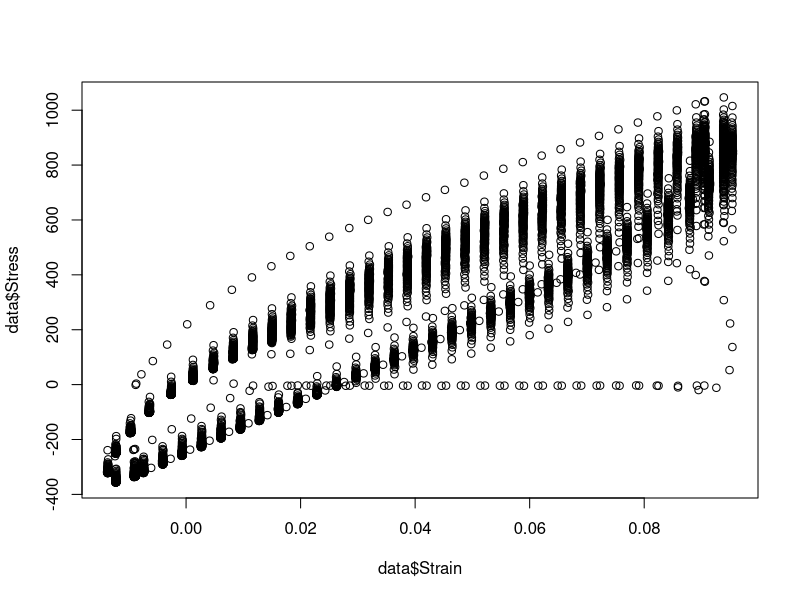
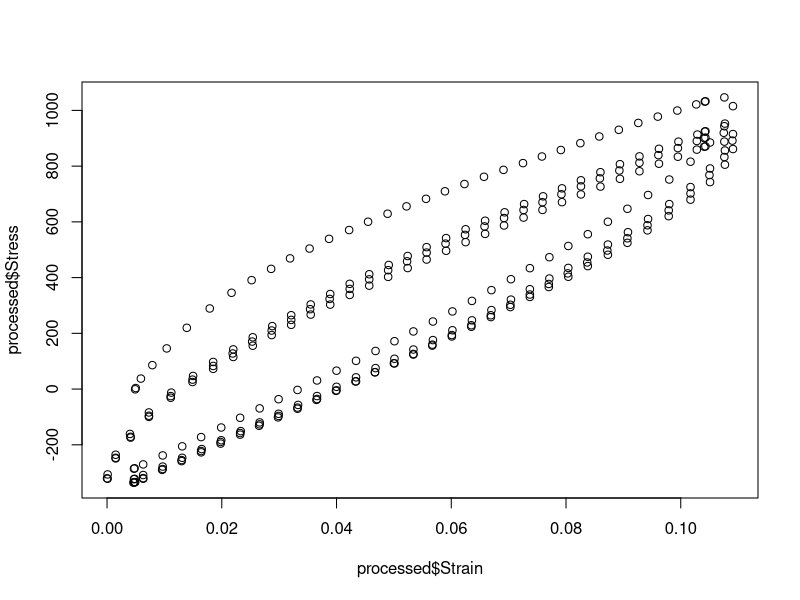
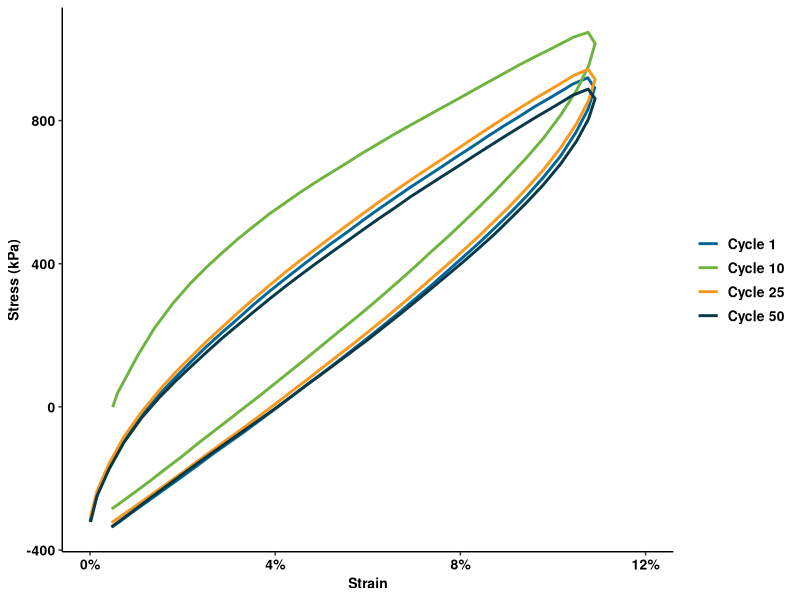
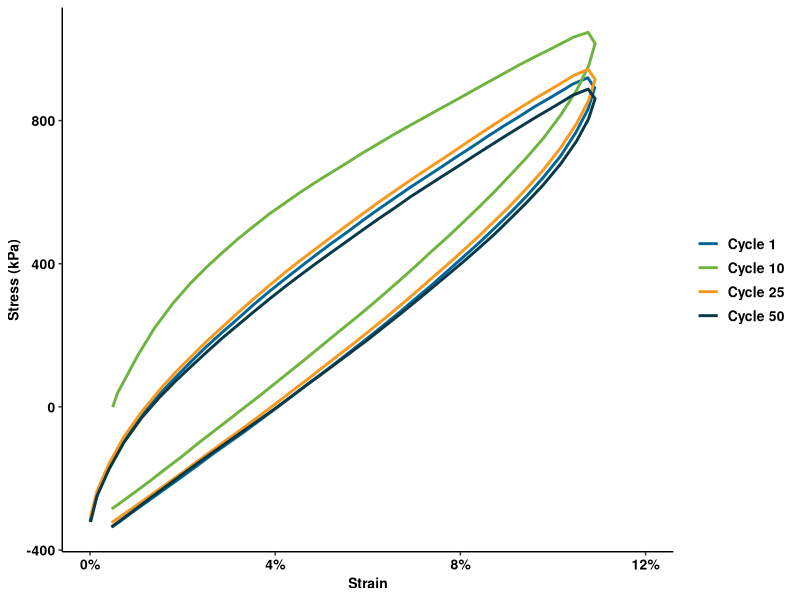

Recreate these plots in R, in order.
library(ggplot2)
library(scales)
library(svglite)
data = read.csv("cycle.csv")
str(data)
data = data[-(1:3)]
colnames(data) = c("Strain", "Stress")
data$Stress = data$Stress/1000
plot(data$Strain, data$Stress)
data$Cycle = NA
processed = data
for (i in 1:nrow(data))
{
  if (i/70 < 1)
  {
    data[i,3] = "Cycle 1"
  }
}
for (i in 1:nrow(data))
{
  if (i/70 > 9 & i/70 < 10 )
  {
    data[i,3] = "Cycle 10"
  }
}
for (i in 1:nrow(data))
{
  if (i/70 < 25 & i/70 > 24)
  {
    data[i,3] = " Cycle 25"
  }
}
for (i in 1:nrow(data))
{
  if (i/70 < 49 & i/70 > 48)
  {
    data[i,3] = "Cycle 50"
  }
}
processed = data[complete.cases(data), ]
processed$Strain = processed$Strain + 0.0137 
plot(processed$Strain, processed$Stress)
ggplot(processed) +
  geom_path(aes(x = Strain, y = Stress, color = Cycle), size = 1) +
  scale_color_manual(name = "Cycle",
                     labels = c("Cycle 1", "Cycle 10", "Cycle 25", "Cycle 50"),
                     values = c("#006699", "#6EB43F", "#F8981D", "#073949")) +
  labs(x = "Strain", y = "Stress (kPa)") +
  guides(color = guide_legend(override.aes = list(size = 4))) +
  scale_x_continuous(limits = c(0,0.12), breaks=extended_breaks(n=4), labels = scales::percent) + 
  theme_classic() +
  theme(
    axis.text.x = element_text(size=10, color = "black", face = "bold"),
    axis.text.y = element_text(size=10, color = "black", face = "bold"),
    axis.title = element_text(size=10, color = "black", face = "bold"),
    legend.title = element_blank(),
    legend.text = element_text(size=10, color = "black", face = "bold"))
ggsave("cycle.svg", width = 80, height = 80, units = "mm")
levels(processed$Cycle)
